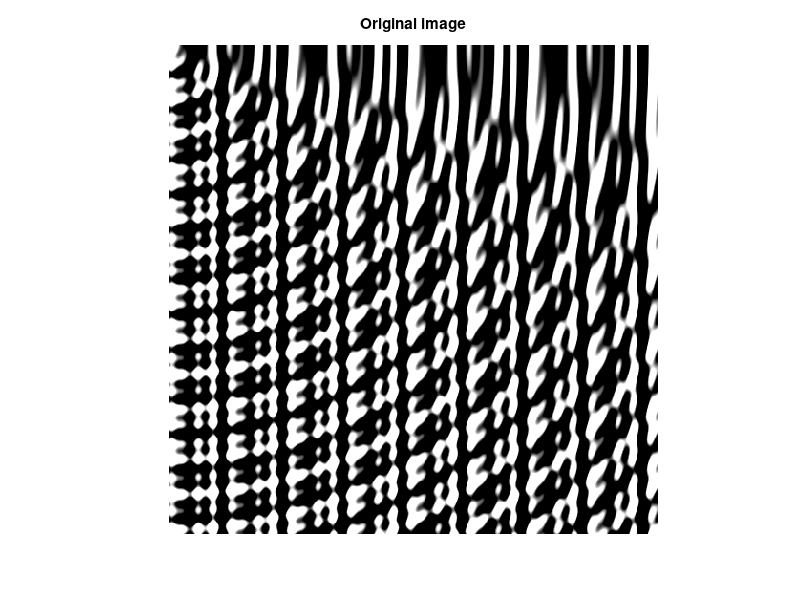
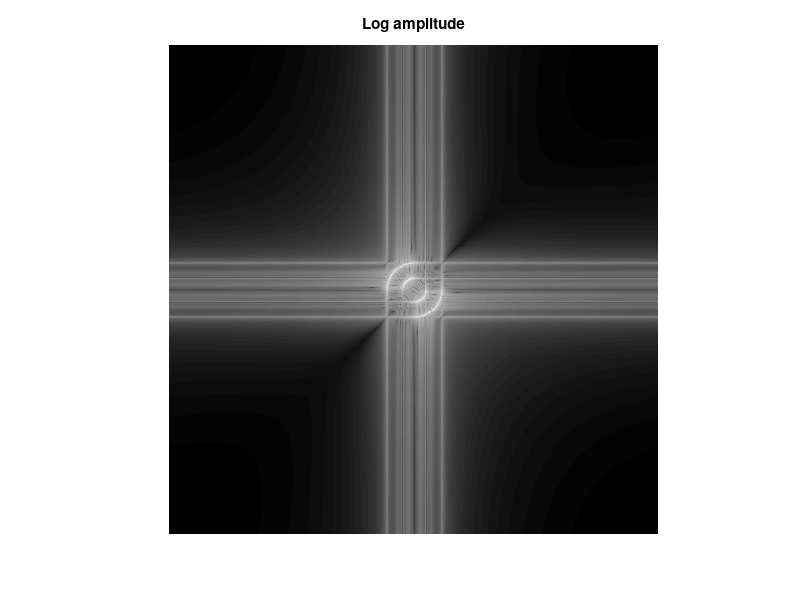
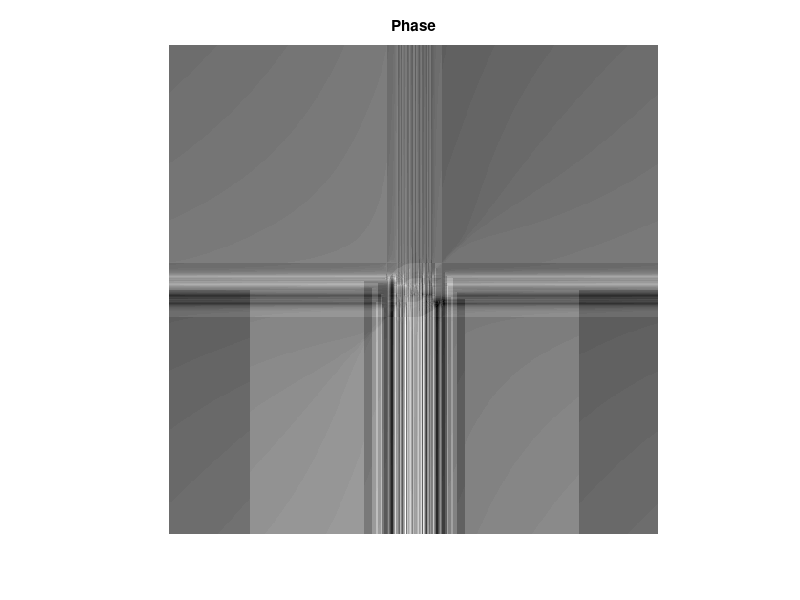
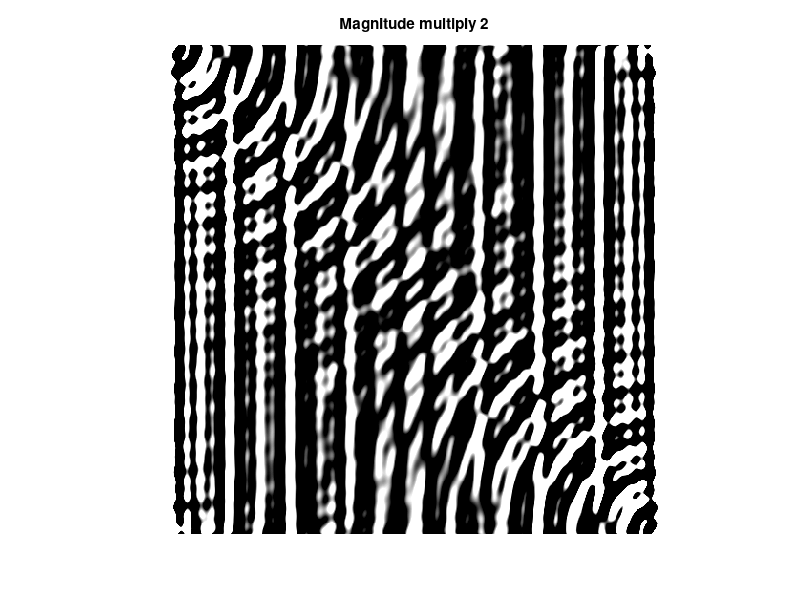

MATLAB code to generate these figures, in order: (Note: this script raises an error after producing the figures.)
%% Part 1: Discrete Fourier Transform

% a
% a step 1
rows = 512;
[x,y] = meshgrid(1:rows, 1:rows);

% a step 2
img = sin(0.2 * x) + sin(0.3 * x) + cos(0.4 * x) + sin(sqrt(x .* x + y .* y) * 0.15) + sin(sqrt(x .* x + y .* y) * 0.35);
figure;
imshow(img);
title("Original image");

% a step 3
fftImg = fftshift(fft2(img));
% Show the magnitude and phase of DFT for this image
phase = angle(fftImg);
amplitude = abs(fftImg);

figure;
imshow(log(amplitude),[]);
title("Log amplitude");

figure;
imshow(unwrap(phase), []);
title("Phase");

% a step 4
% Multiply the magnitude of DFT with 2
mul = ifftshift(amplitude) * 2;
% Calculate the inverse Discrete Fourier Transform
ifftImg = ifft2(mul);

figure;
imshow(ifftImg);
title("Magnitude multiply 2");

% Explain:
% After multiplying the magnitude of DFT with 2 and applying inverse IDF,
% the high frequency pattern increased compared with the original image.

% b
img = im2double(imread('./images/Cross.jpg'));

dft = fft2(img);
fftImg = fftshift(dft);

figure;
imshow(fftImg);

% Explain:
% The diagonal line pattern in orginal image also exists in the DFT image. 